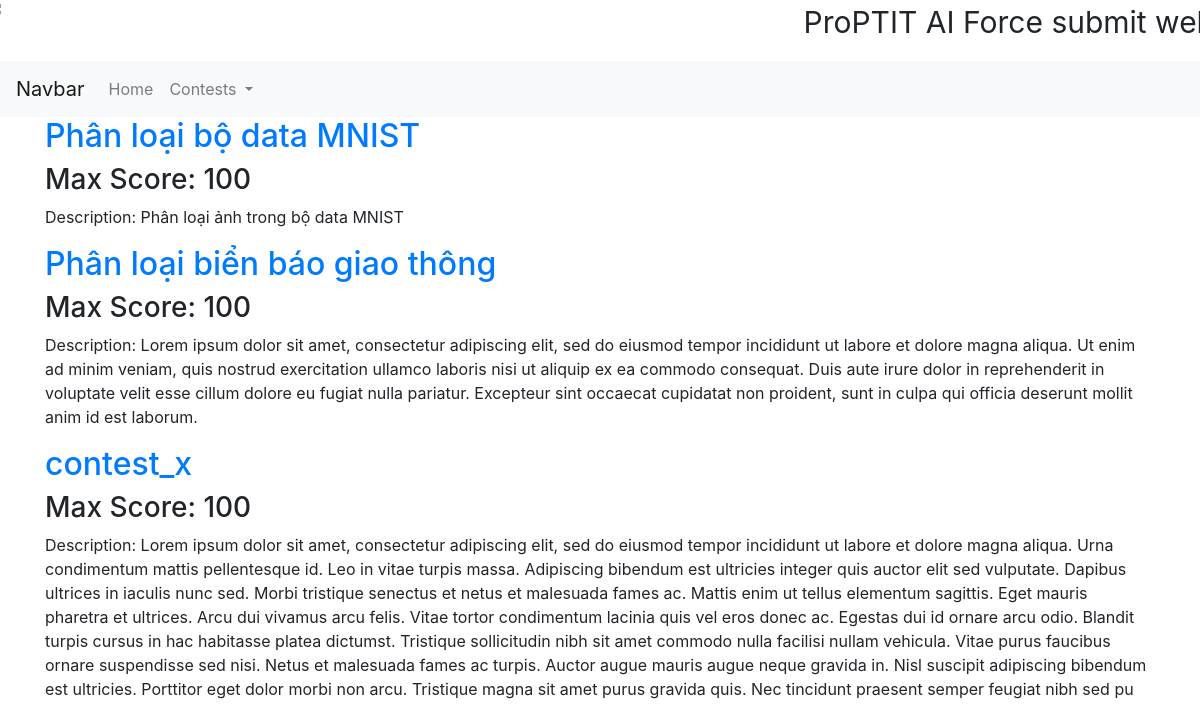
The app's page /home/ (signed in), older data.
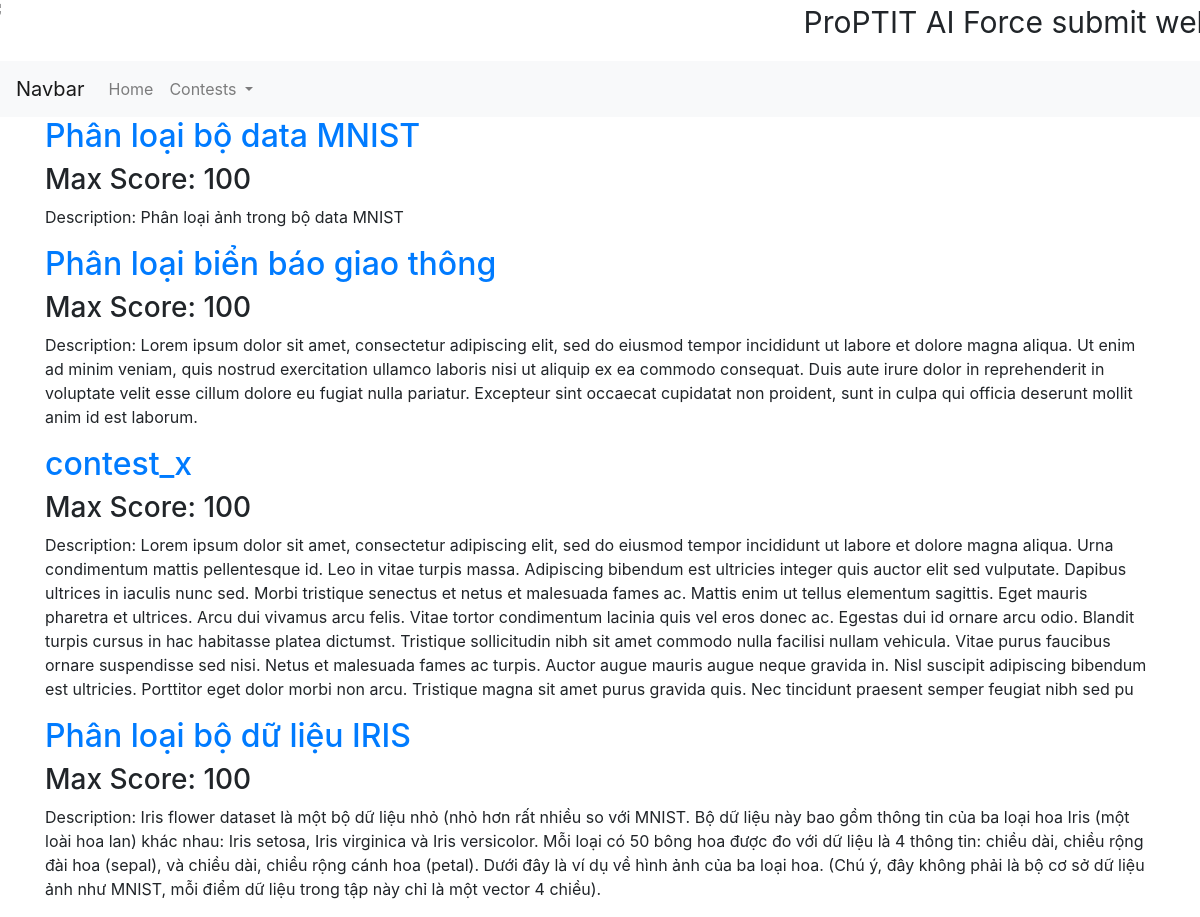
The same page, newer data.
### home/models.py (models this page shows)
class Contest(models.Model):
    id = models.IntegerField(auto_created=True, primary_key=True)
    name = models.CharField(name="name", default="contest_x", max_length=100)
    data_path = models.CharField(name="data_path", default="/", max_length=100)
    max_score = models.IntegerField(name="max_score", default=100)
    description = models.CharField(name="description", default="Empty", max_length=1000)
    data_required = models.BooleanField(name="data_require", default=True)
    represent_image = models.CharField(name="represent_image", default="/", max_length=100)
    solution_file = models.FileField(name="solution_file", default=None, upload_to="files")

### home/views.py (the view)
# urls.py: path(r'', get_home_page, name='home'),
@decorators.login_required(login_url='/home/login/')
def get_home_page(request):
    contest_list= list(Contest.objects.all())
    print(vars(contest_list[0]))
    return_dict = {}
    list_contest = []
    for contest in contest_list:
        content = {}
        content.update({'name': contest.name})
        content.update({'max_score': contest.max_score})
        content.update({'description': contest.description})
        content.update({'data_path': contest.data_path})
        content.update({'img_url': contest.represent_image})
        content.update({'contest_id': contest.id})
        list_contest.append(content)
    return_dict.update({'list_content': list_contest})
    return_dict.update({'list_contest': get_all_contests()})
    template = get_template('home/home.html')
    print(return_dict)
    return HttpResponse(template.render(return_dict, request))

### home/views.py (called while the page is built)
def get_all_contests():
    contests = Contest.objects.all()
    res = []
    for contest in contests:
        tmp_contest = {}
        tmp_contest.update({'name': contest.name})
        tmp_contest.update({'url': '/home/contest/{}'.format(contest.id)})
        res.append(tmp_contest)
    return res

### home/templates/home/home.html (shortened to what this page needs)
{% extends 'home/base.html' %}
{% load crispy_forms_tags %}
{% block content %}
    {% for content in list_content %}
        <div class="row justify-content-between">
            <div class="col-md-12">
                <h2><a href="/home/contest/{{content.contest_id}}">{{content.name}}</a></h2>
                <h3>Max Score: {{content.max_score}} </h3>
                <p>Description: {{content.description}}<p>
            </div>
        </div>
    {% endfor %}
{% endblock %}

Row changes from the older to the newer data that the page shows:
added Contest: name "Phân loại bộ dữ liệu IRIS", description "Iris flower dataset là một bộ dữ liệu nhỏ (nhỏ hơn rất nhiều so với MNIST. Bộ dữ liệu này bao gồm thông tin của ba loại hoa Iris (một loài hoa lan) khác nhau: Iris setosa, Iris virginica và Iris versicolor. Mỗi loại có 50 bông hoa được đo với dữ liệu là 4 thông tin: chiều dài, chiều rộng đài hoa (sepal), và chiều dài, chiều rộng cánh hoa (petal). Dưới đây là ví dụ về hình ảnh của ba loại hoa. (Chú ý, đây không phải là bộ cơ sở dữ liệu ảnh như MNIST, mỗi điểm dữ liệu trong tập này chỉ là một vector 4 chiều)."
Text that changed along with them:
new list line: "Max Score: 100 Description:"
